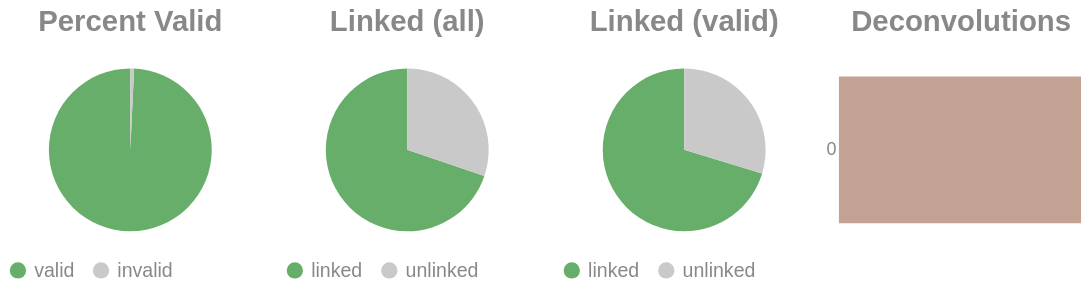

The notebook cell saved with this chart:
### Code cell
if SKIPLR:
    pass
else:
    clash = Counter()
    for i in valids['molecule'].to_list():
        _mol = i.split("-")
        if len(_mol) == 1:
            clash.update('0')
        else:
            clash.update(_mol[-1])

    _d = {"deconvolutions": [], 'count': []}
    for k,v in clash.items():
        _d['deconvolutions'].append(k)
        _d['count'].append(v)

    tot_valid = valids['reads'].sum()
    mask = valids['reads'] >= 2
    n_linked_reads = valids.filter(mask)['reads'].sum()
    if n_linked_reads == 0:
        print_html("No linked molecules (>=2 reads) were detected; skipping linked-only distributions.")
        SKIPLR = True
    else:
        perc_valid = round(tot_valid / n_reads, 4)
        linked_perc_abs = round(n_linked_reads / n_reads, 4)
        linked_perc = round(n_linked_reads / tot_valid, 4)

    _valid = pl.DataFrame({"valids": ['valid', 'invalid'], "count": [tot_valid, n_reads - tot_valid]})
    _linked_abs = pl.DataFrame({"linked (absolute)": ['linked', 'unlinked'], "count": [n_linked_reads, n_reads - n_linked_reads]})
    _linked_rel = pl.DataFrame({"linked (valids)": ['linked', 'unlinked'], "count": [n_linked_reads, tot_valid - n_linked_reads]})

    (
        alt.hconcat(
            piechart(_valid, goodval = 'valid', title = "Percent Valid"),
            piechart(_linked_abs, goodval = "linked", title =  "Linked (all)"),
            piechart(_linked_rel, goodval = "linked", title =  "Linked (valid)"),
            convolutionbar(pl.DataFrame(_d), title = "Deconvolutions"),
            center = True,
            bounds = 'flush'
        )
        .resolve_scale(color='independent')
        .resolve_legend('independent')
        .properties(usermeta={'embedOptions': {"actions": False}})
    ).display()

### Figure 1 — Vega-Lite specification as saved in the notebook (floating-point values rounded to 4 significant figures)
{"width": "container", "height": 400, "config": {"title": {"anchor": "start", "dy": -15, "fontSize": 18, "color": "#888888", "subtitleColor": "#888888", "subtitleFontSize": 14}, "arc": {"fill": "#0072B2"}, "axis": {"domainColor": "#888888", "domainWidth": 0.5, "gridWidth": 0.2, "grid": false, "titleFontWeight": 400, "titleFontSize": 15, "labelFontSize": 11, "labelColor": "#888888", "tickColor": "#888888", "tickWidth": 0.2, "titleColor": "#888888"}, "axisBand": {"grid": false}, "axisX": {"grid": true, "tickSize": 10, "domainCap": "round"}, "axisY": {"domain": false, "grid": true, "tickSize": 0, "domainCap": "round"}, "background": "transparent", "header": {"labelFontSize": 15, "labelColor": "#888888", "titleFontSize": 15, "titleFontWeight": 600, "titleColor": "#888888"}, "legend": {"labelFont": "sans-serif", "labelFontSize": 12, "labelColor": "#888888", "symbolSize": 100, "symbolType": "circle", "titleFontSize": 12, "titlePadding": 10, "titleColor": "#888888", "title": null}, "range": {"category": ["#E69F00", "#56B4E9", "#009E73", "#F0E442", "#0072B2", "#D55E00", "#CC79A7", "#000000"], "diverging": ["#cfe8f3", "#a2d4ec", "#73bfe2", "#46abdb", "#1696d2", "#12719e"]}, "area": {"fill": "#0072B2", "fillOpacity": 0.7, "line": true, "strokeOpacity": 0.7}, "line": {"color": "#0072B2", "stroke": "#0072B2", "strokeWidth": 2}, "trail": {"color": "#0072B2", "stroke": "#0072B2", "strokeWidth": 0, "size": 1}, "point": {"filled": true, "fillOpacity": 1.0, "size": 95}, "text": {"color": "#888888", "fontSize": 11, "align": "right", "fontWeight": 400, "size": 11}, "bar": {"fill": "#0072B2", "stroke": null}, "view": {"stroke": null, "continuousWidth": 660, "continuousHeight": 400}}, "hconcat": [{"data": {"name": "data-4a989186e967090aebc5e84167dd64d8"}, "mark": {"type": "arc"}, "encoding": {"color": {"field": "valids", "legend": {"orient": "bottom", "title": null}, "scale": {"domain": ["valid", "invalid"], "range": ["#68ae6b", "#C9C9C9"]}, "title": "Valids", "type": "nominal"}, "theta": {"field": "count", "type": "quantitative"}, "tooltip": [{"field": "valids", "title": "Valids", "type": "ordinal"}, {"field": "percent", "format": ".2%", "title": "Percent", "type": "quantitative"}, {"field": "count", "title": "Count", "type": "quantitative"}]}, "height": 100, "title": {"text": "Percent Valid", "align": "center", "anchor": "middle"}, "transform": [{"calculate": "datum.count / 5160472", "as": "percent"}], "width": 150}, {"data": {"name": "data-9c9dff5ba09a49bf83ebb2f3e96b3b44"}, "mark": {"type": "arc"}, "encoding": {"color": {"field": "linked (absolute)", "legend": {"orient": "bottom", "title": null}, "scale": {"domain": ["linked", "unlinked"], "range": ["#68ae6b", "#C9C9C9"]}, "title": "Linked (Absolute)", "type": "nominal"}, "theta": {"field": "count", "type": "quantitative"}, "tooltip": [{"field": "linked (absolute)", "title": "Linked (Absolute)", "type": "ordinal"}, {"field": "percent", "format": ".2%", "title": "Percent", "type": "quantitative"}, {"field": "count", "title": "Count", "type": "quantitative"}]}, "height": 100, "title": {"text": "Linked (all)", "align": "center", "anchor": "middle"}, "transform": [{"calculate": "datum.count / 5160472", "as": "percent"}], "width": 150}, {"data": {"name": "data-48ea5ca3cec93b75a9daae7cc323f586"}, "mark": {"type": "arc"}, "encoding": {"color": {"field": "linked (valids)", "legend": {"orient": "bottom", "title": null}, "scale": {"domain": ["linked", "unlinked"], "range": ["#68ae6b", "#C9C9C9"]}, "title": "Linked (Valids)", "type": "nominal"}, "theta": {"field": "count", "type": "quantitative"}, "tooltip": [{"field": "linked (valids)", "title": "Linked (Valids)", "type": "ordinal"}, {"field": "percent", "format": ".2%", "title": "Percent", "type": "quantitative"}, {"field": "count", "title": "Count", "type": "quantitative"}]}, "height": 100, "title": {"text": "Linked (valid)", "align": "center", "anchor": "middle"}, "transform": [{"calculate": "datum.count / 5122183", "as": "percent"}], "width": 150}, {"data": {"name": "data-f1863030d92362c96efcb295f78d921b"}, "mark": {"type": "bar"}, "encoding": {"color": {"field": "deconvolutions", "legend": null, "scale": {"scheme": "lightgreyred"}, "type": "nominal"}, "tooltip": [{"field": "deconvolutions", "title": "Deconvolutions", "type": "ordinal"}, {"field": "percent", "format": ".2%", "title": "Percent", "type": "quantitative"}, {"field": "count", "title": "Count", "type": "quantitative"}], "x": {"axis": null, "field": "count", "type": "quantitative"}, "y": {"field": "deconvolutions", "sort": "ascending", "title": null, "type": "nominal"}}, "height": 100, "title": {"text": "Deconvolutions", "align": "center", "anchor": "middle"}, "transform": [{"calculate": "datum.count / 2377800", "as": "percent"}], "width": 150}], "bounds": "flush", "center": true, "resolve": {"legend": {"angle": "independent"}, "scale": {"color": "independent"}}, "usermeta": {"embedOptions": {"actions": false}}, "$schema": "https://vega.github.io/schema/vega-lite/v6.1.0.json", "datasets": {"data-4a989186e967090aebc5e84167dd64d8": [{"valids": "valid", "count": 5122183}, {"valids": "invalid", "count": 38289}], "data-9c9dff5ba09a49bf83ebb2f3e96b3b44": [{"linked (absolute)": "linked", "count": 3601641}, {"linked (absolute)": "unlinked", "count": 1558831}], "data-48ea5ca3cec93b75a9daae7cc323f586": [{"linked (valids)": "linked", "count": 3601641}, {"linked (valids)": "unlinked", "count": 1520542}], "data-f1863030d92362c96efcb295f78d921b": [{"deconvolutions": "0", "count": 2377800}]}}
